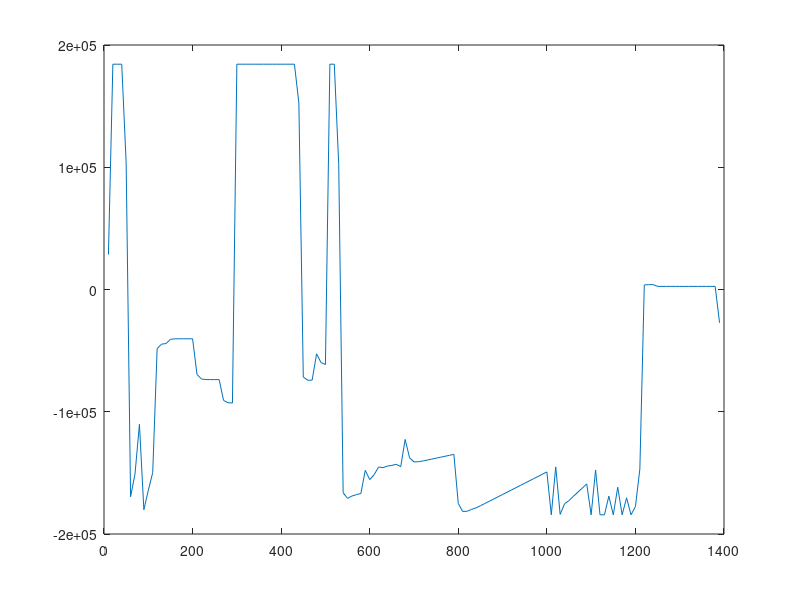
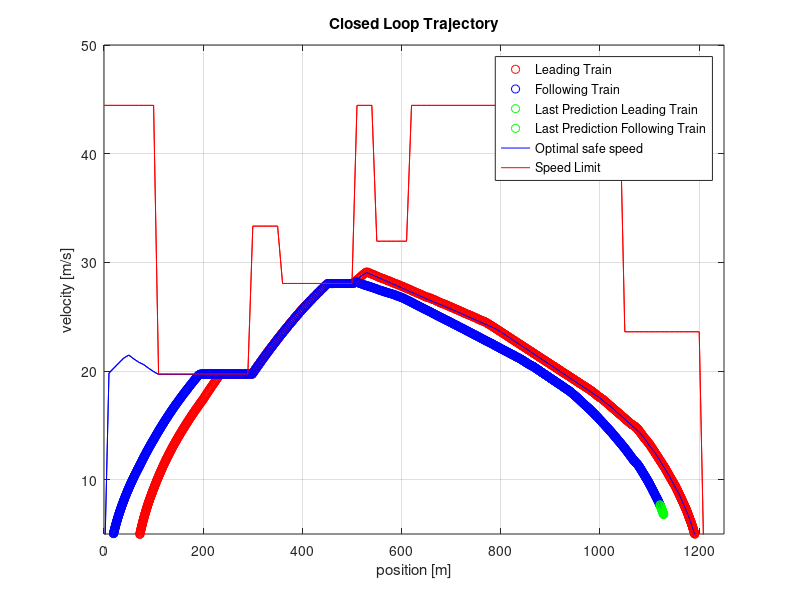
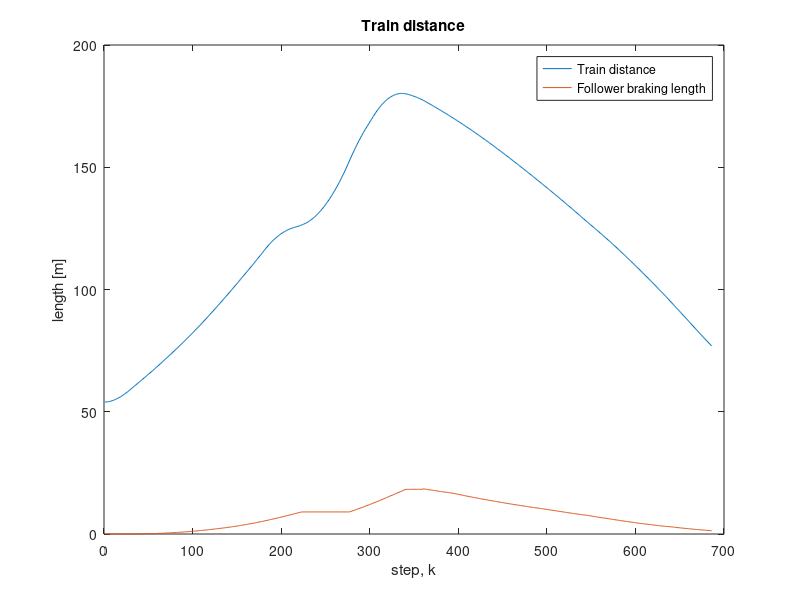
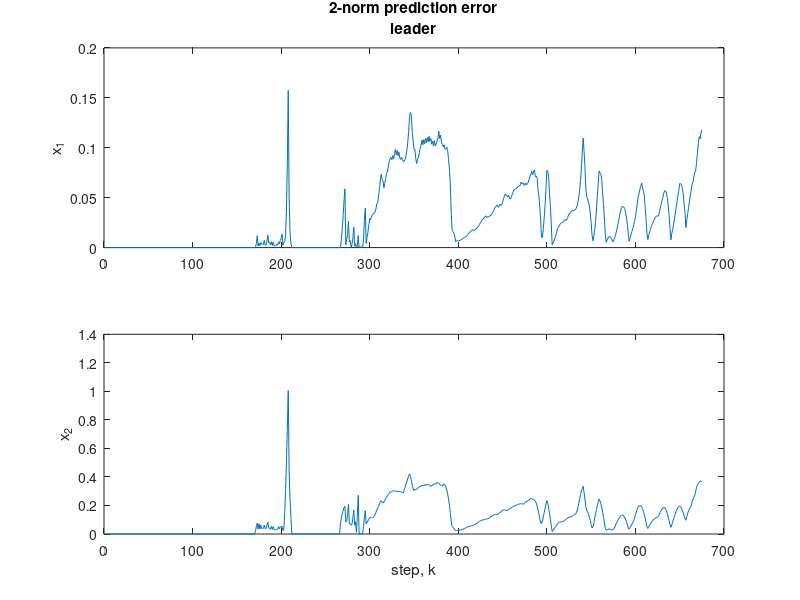

These figures' MATLAB source, in order:

addpath('data','functions')

%%

close all
clear
clc

load DP_results.mat
load train_data_midterm.mat

figure;
plot(p_sampled(2:end), uOpt);

figure;
plot(p_sampled, vOpt_DP);
 
 

%%

close all
clear
%load('DP_results.mat')
load('train_data_midterm.mat')
load('both_worked.mat')
pause(0.1)
clc

xOpt{1}(:,1) = x0_l;
for i = 1:685
    xOpt{1}(:,i+1) = x_pred_l{i}(:,2);
    uOpt{1}(:,i) = u_pred_l{i}(:,2);
end

xOpt_l = xOpt{1};
xOpt_f = xOpt{2};
uOpt_l = uOpt{1};
uOpt_f = uOpt{2};

predErr; %TODO
fig = [];

%%

plot(xOpt_l(1,:),xOpt_l(2,:),'ro')
hold on
if ~isempty(xOpt_f) % following train is also simulated
    plot(xOpt_f(1,:),xOpt_f(2,:),'bo')
    hold on
end
plot(x_pred_l{end}(1,:),x_pred_l{end}(2,:),'go')
hold on
if ~isempty(x_pred_f) % following train is also simulated
    plot(x_pred_f{end}(1,:),x_pred_f{end}(2,:),'go')
    hold on
end
plot(p_sampled,DPspeed_(p_sampled),'b')
hold on
plot(p_sampled,maxspeed_(p_sampled),'r')
grid on
xlabel('position [m]')
ylabel('velocity [m/s]')
title('Closed Loop Trajectory')
if ~isempty(xOpt_f)
    legend('Leading Train','Following Train','Last Prediction Leading Train','Last Prediction Following Train','Optimal safe speed','Speed Limit')
else 
    legend('Leading Train','Last Prediction Leading Train','DPspeed','maxspeed')
end

%%

plot(xOpt_l(1,:),xOpt_l(2,:),'ro')
hold on
if ~isempty(xOpt_f) % following train is also simulated
    plot(xOpt_f(1,:),xOpt_f(2,:),'bo')
    hold on
end
plot(x_pred_l{end}(1,:),x_pred_l{end}(2,:),'go')
hold on
if ~isempty(x_pred_f) % following train is also simulated
    plot(x_pred_f{end}(1,:),x_pred_f{end}(2,:),'go')
    hold on
end
plot(p_sampled,DPspeed_(p_sampled),'b')
hold on
plot(p_sampled,maxspeed_(p_sampled),'r')
grid on
xlabel('position [m]')
ylabel('velocity [m/s]')
title('Closed Loop Trajectory')
if ~isempty(xOpt_f)
    legend('Leading Train','Following Train','Last Prediction Leading Train','Last Prediction Following Train','Optimal safe speed','Speed Limit')
else 
    legend('Leading Train','Last Prediction Leading Train','DPspeed','maxspeed')
end

ylim([5, 50])
xlim([0, 1250])

%%

figure;
l = size(xOpt_f,2);
distance = xOpt_l(1,:) - xOpt_f(1,:);
plot(distance)
hold on
safedist = (xOpt_f(2,:)).^2.*param.M./(2*param.Pbrake);
plot(safedist);
legend('Train distance', 'Follower braking length')
title('Train distance')
ylabel('length [m]')
xlabel('step, k')


%%
M = length(x_pred_l);
N = length(x_pred_l{1}(2,:));
predErr_l = zeros(4,M-N+1);
predErr_f = zeros(4,M-N+1);

for i=1:M-N+1
    predErr_l(1,i) = norm(xOpt_l(1,i+1:i+N-1) - x_pred_l{i}(1,2:N));
    predErr_l(2,i) = norm(xOpt_l(2,i+1:i+N-1) - x_pred_l{i}(2,2:N));
    predErr_f(1,i) = norm(xOpt_f(1,i+1:i+N-1) - x_pred_f{i}(1,2:N));
    predErr_f(2,i) = norm(xOpt_f(2,i+1:i+N-1) - x_pred_f{i}(2,2:N));
end

figure;
subplot(2,1,1)
plot(predErr_l(1,:))
title({'2-norm prediction error', 'leader'})
ylabel('x_1')
subplot(2,1,2)
plot(predErr_l(2,:))
ylabel('x_2')
xlabel('step, k')

figure;
subplot(2,1,1)
plot(predErr_f(1,:))
title({'2-norm prediction error', 'follower'})
ylabel('x_1')
subplot(2,1,2)
plot(predErr_f(2,:))
ylabel('x_2')
xlabel('step, k')


